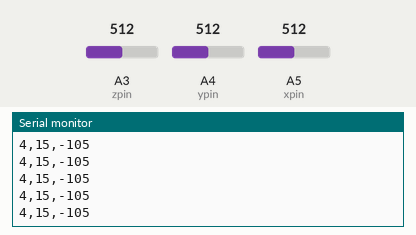
Recording of a sketch running on a simulated Arduino Uno, built with avr-gcc and run on an emulated ATmega328P. Parts: the last lines printed to the serial monitor. Inputs (shaded band) come from the test bench; at power-on: A3 (zpin) = 512, A5 (xpin) = 512, A4 (ypin) = 512.

Above: at 4.2 s.
4.3 s: A3 (zpin) set to 734
At 4.32 s:
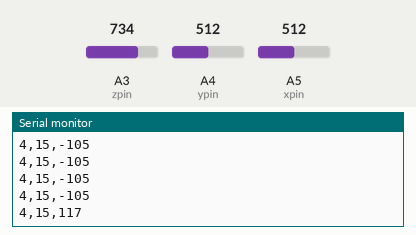
7.3 s: A5 (xpin) set to 534
At 7.31 s:
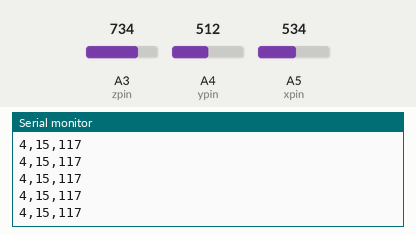

Measured:
- after the input at 4.3 s, the serial monitor: prints a new line at once (image 1)

The sketch:

sketch_aug04a.ino
```cpp
const int xpin = A5;                  // x-axis of the accelerometer
const int ypin = A4;                  // y-axis
const int zpin = A3;                  // z-axis (only on 3-axis models)

void setup()
{
  analogReference(EXTERNAL);    //connect 3.3v to AREF

  pinMode(A3, INPUT);
  pinMode(A4, INPUT);
  pinMode(A5, INPUT);

  Serial.begin(9600);
}

void loop()
{
  // print the sensor values:
  Serial.print(analogRead(xpin) - 508);

  Serial.print(",");
  Serial.print(analogRead(ypin) - 497);

  Serial.print(",");
  Serial.print(analogRead(zpin) - 617);
  Serial.print("\n");

  // Note: this affect the "sample rate"! delay 50ms means 20Hz, 10ms means 93Hz.
  //       It will miss something when using higher sample rate.
  delay(50);
}
```
